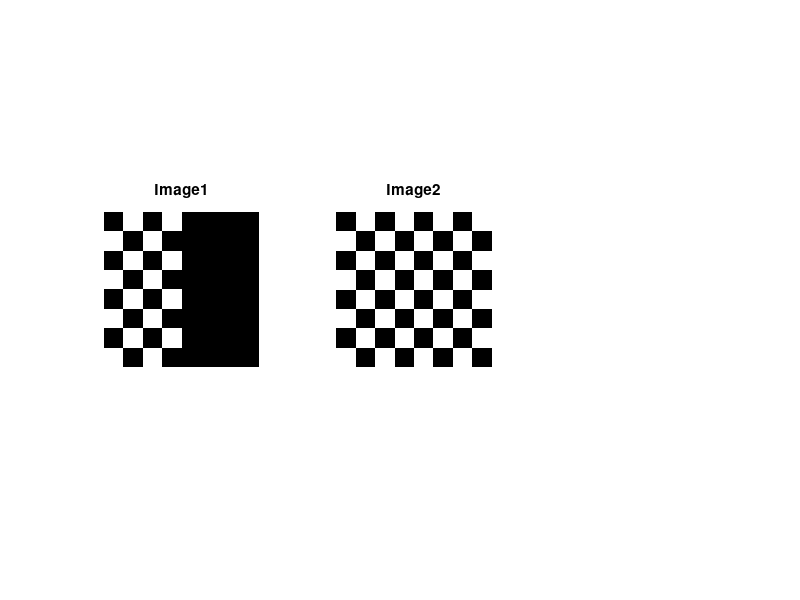

The MATLAB source for this figure: (Note: this script raises an error after producing the figure.)
clc;
close all;
clear all;
figure,
k=(checkerboard>0.8);
subplot(1,3,1); imshow(k); title('Image1');
k1=(checkerboard>0.5);
subplot(1,3,2); imshow(k1); title('Image2');
r=corr2(k,k1);
disp('r'); subplot(1,3,3);imshow(r); title('Correlated img'); disp(r);
figure;
a=zeros(256,256);
a(110:140,110:140)=1;
subplot(2,2,1),imshow(a),title('First input image');
b=zeros(256,256);
b(170:200,170:200)=1;
subplot(2,2,2), imshow(b), title('Second input image');
d=conv2(a,b,'same');
subplot(2,2,3), imshow(d),title('Convolution of input images in time domain');
e=imfilter(a,b);
subplot(2,2,4), imshow(e),title('Correlation of input images in time domain');